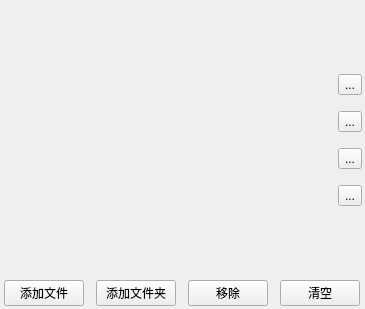
<?xml version="1.0" encoding="UTF-8"?>
<ui version="4.0">
 <class>Form</class>
 <widget class="QWidget" name="Form">
  <property name="geometry">
   <rect>
    <x>0</x>
    <y>0</y>
    <width>365</width>
    <height>309</height>
   </rect>
  </property>
  <property name="windowTitle">
   <string>Form</string>
  </property>
  <layout class="QVBoxLayout" name="verticalLayout_2">
   <property name="spacing">
    <number>3</number>
   </property>
   <property name="leftMargin">
    <number>3</number>
   </property>
   <property name="topMargin">
    <number>3</number>
   </property>
   <property name="rightMargin">
    <number>3</number>
   </property>
   <property name="bottomMargin">
    <number>3</number>
   </property>
   <item>
    <layout class="QHBoxLayout" name="horizontalLayout_2" stretch="1,0">
     <property name="spacing">
      <number>3</number>
     </property>
     <item>
      <layout class="QVBoxLayout" name="verticalLayout__place">
       <property name="spacing">
        <number>0</number>
       </property>
      </layout>
     </item>
     <item>
      <layout class="QVBoxLayout" name="verticalLayout">
       <property name="spacing">
        <number>16</number>
       </property>
       <item>
        <spacer name="verticalSpacer">
         <property name="orientation">
          <enum>Qt::Vertical</enum>
         </property>
         <property name="sizeHint" stdset="0">
          <size>
           <width>20</width>
           <height>40</height>
          </size>
         </property>
        </spacer>
       </item>
       <item>
        <widget class="QToolButton" name="toolButton_move_top">
         <property name="text">
          <string>...</string>
         </property>
        </widget>
       </item>
       <item>
        <widget class="QToolButton" name="toolButton_move_up">
         <property name="text">
          <string>...</string>
         </property>
        </widget>
       </item>
       <item>
        <widget class="QToolButton" name="toolButton_move_down">
         <property name="text">
          <string>...</string>
         </property>
        </widget>
       </item>
       <item>
        <widget class="QToolButton" name="toolButton_move_bottom">
         <property name="text">
          <string>...</string>
         </property>
        </widget>
       </item>
       <item>
        <spacer name="verticalSpacer_2">
         <property name="orientation">
          <enum>Qt::Vertical</enum>
         </property>
         <property name="sizeHint" stdset="0">
          <size>
           <width>20</width>
           <height>40</height>
          </size>
         </property>
        </spacer>
       </item>
      </layout>
     </item>
    </layout>
   </item>
   <item>
    <layout class="QHBoxLayout" name="horizontalLayout">
     <property name="spacing">
      <number>12</number>
     </property>
     <item>
      <spacer name="horizontalSpacer_2">
       <property name="orientation">
        <enum>Qt::Horizontal</enum>
       </property>
       <property name="sizeHint" stdset="0">
        <size>
         <width>40</width>
         <height>20</height>
        </size>
       </property>
      </spacer>
     </item>
     <item>
      <widget class="QPushButton" name="pushButton_add_file">
       <property name="text">
        <string>添加文件</string>
       </property>
      </widget>
     </item>
     <item>
      <widget class="QPushButton" name="pushButton_add_folder">
       <property name="text">
        <string>添加文件夹</string>
       </property>
      </widget>
     </item>
     <item>
      <widget class="QPushButton" name="pushButton_remove">
       <property name="text">
        <string>移除</string>
       </property>
      </widget>
     </item>
     <item>
      <widget class="QPushButton" name="pushButton_clear">
       <property name="text">
        <string>清空</string>
       </property>
      </widget>
     </item>
     <item>
      <spacer name="horizontalSpacer">
       <property name="orientation">
        <enum>Qt::Horizontal</enum>
       </property>
       <property name="sizeHint" stdset="0">
        <size>
         <width>40</width>
         <height>20</height>
        </size>
       </property>
      </spacer>
     </item>
    </layout>
   </item>
  </layout>
 </widget>
 <resources/>
 <connections/>
</ui>
